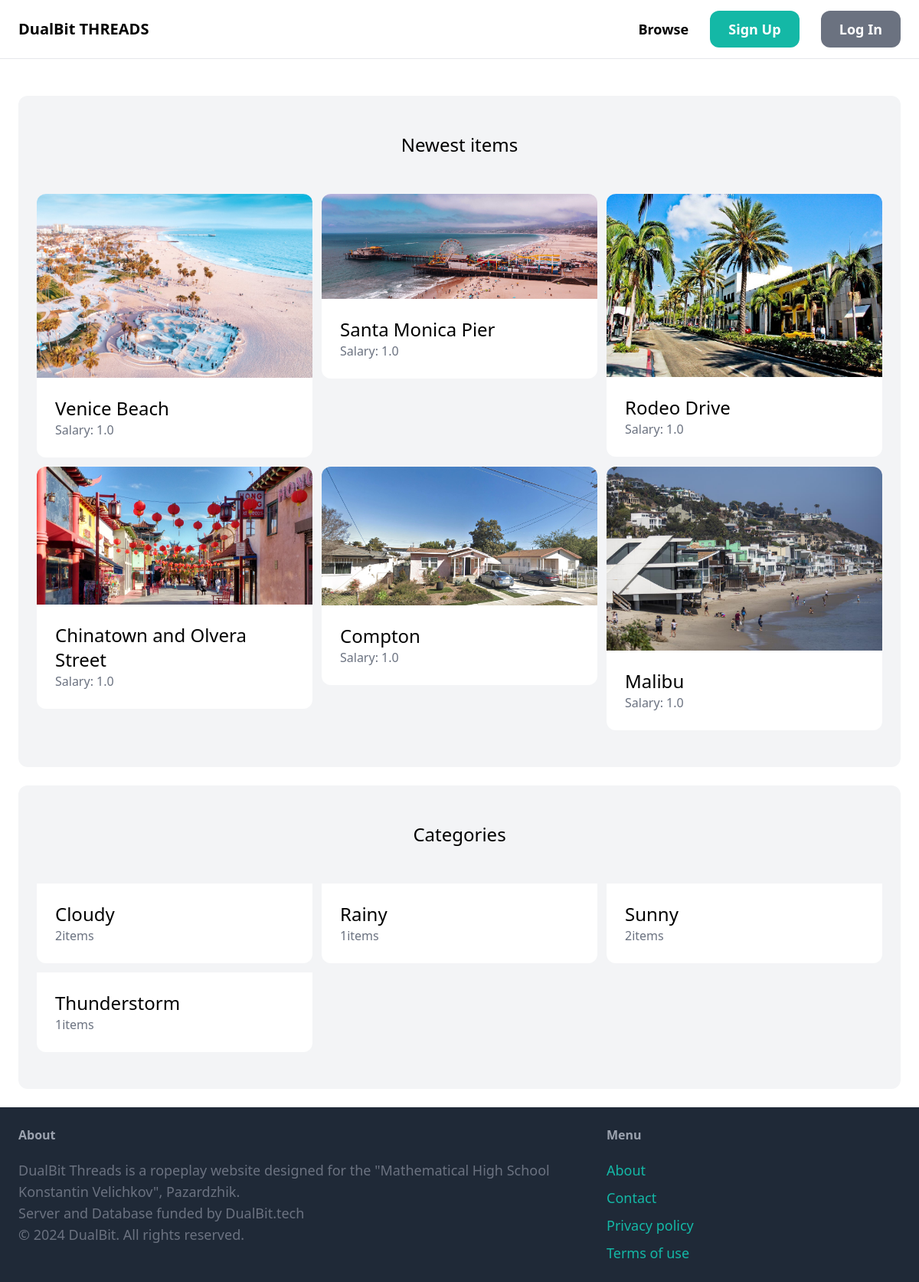
The page / on the database its author committed.
### item/models.py (models this page shows, shortened)
class Item(models.Model):
    category = models.ForeignKey(Category, related_name='items', on_delete=models.CASCADE)
    name = models.CharField(max_length=255)
    description = models.TextField(blank=True, null=True)
    salary = models.FloatField()
    image = models.ImageField(upload_to="item_images", blank=True, null=True)
    created_by = models.ForeignKey(User, related_name='items', on_delete=models.CASCADE)
    created_at = models.DateTimeField(auto_now_add=True)
    thread = models.ForeignKey('conversation.Thread', on_delete=models.SET_NULL, null=True, blank=True)

class Category(models.Model):
    name = models.CharField(max_length=255)
    class Meta:
        ordering = ('name',)
        verbose_name_plural = "Categories"

### core/views.py (the view)
# urls.py: path('', views.index, name='index'),
def index(request):
    items = Item.objects.all()[0:6]
    categories = Category.objects.all()
    return render(request, 'core/index.html', {
        'categories': categories,
        'items': items,
    })

### core/templates/core/index.html (shortened to what this page needs)
{% extends 'core/base.html' %}
{% block content %}
    <div class='mt-6 px-6 py-12 bg-gray-100 rounded-xl'>
        <h2 class='mb-12 text-2xl text-center'>Newest items</h2>
        <div class="grid grid-cols-3 gap-3">
            {% for item in  items %}
                <div>
                    <a href="{% url 'item:detail' item.id %}">
                        <div>
                            <img src="{{ item.image.url }}" class="rounded-t-xl">
                        </div>
                        <div class="p-6 bg-white rounded-b-xl">
                            <h2 class="text-2xl">{{ item.name }}</h2>
                            <p class="text-gray-500">Salary: {{ item.salary }}</p>
                        </div>
                    </a>
                </div>
            {% endfor %}
        </div>
    </div>
    <div class='mt-6 px-6 py-12 bg-gray-100 rounded-xl'>
        <h2 class='mb-12 text-2xl text-center'>Categories</h2>
        <div class="grid grid-cols-3 gap-3">
            {% for category in categories %}
                <div>
                    <a href="#">
                        <div class="p-6 bg-white rounded-b-xl">
                            <h2 class="text-2xl">{{ category.name }}</h2>
                            <p class="text-gray-500">{{ category.items.count }}items</p>
                        </div>
                    </a>
                </div>
            {% endfor %}
        </div>
    </div>
{% endblock %}

### rows shown on the page
Item: image (picture), name "Venice Beach", salary "1.0"
Item: image (picture), name "Santa Monica Pier", salary "1.0"
Item: image (picture), name "Rodeo Drive", salary "1.0"
Item: image (picture), name "Chinatown and Olvera Street", salary "1.0"
Item: image (picture), name "Compton", salary "1.0"
Item: image (picture), name "Malibu", salary "1.0"
Category: name "Cloudy", items.count "2"
Category: name "Rainy", items.count "1"
Category: name "Sunny", items.count "2"
Category: name "Thunderstorm", items.count "1"
